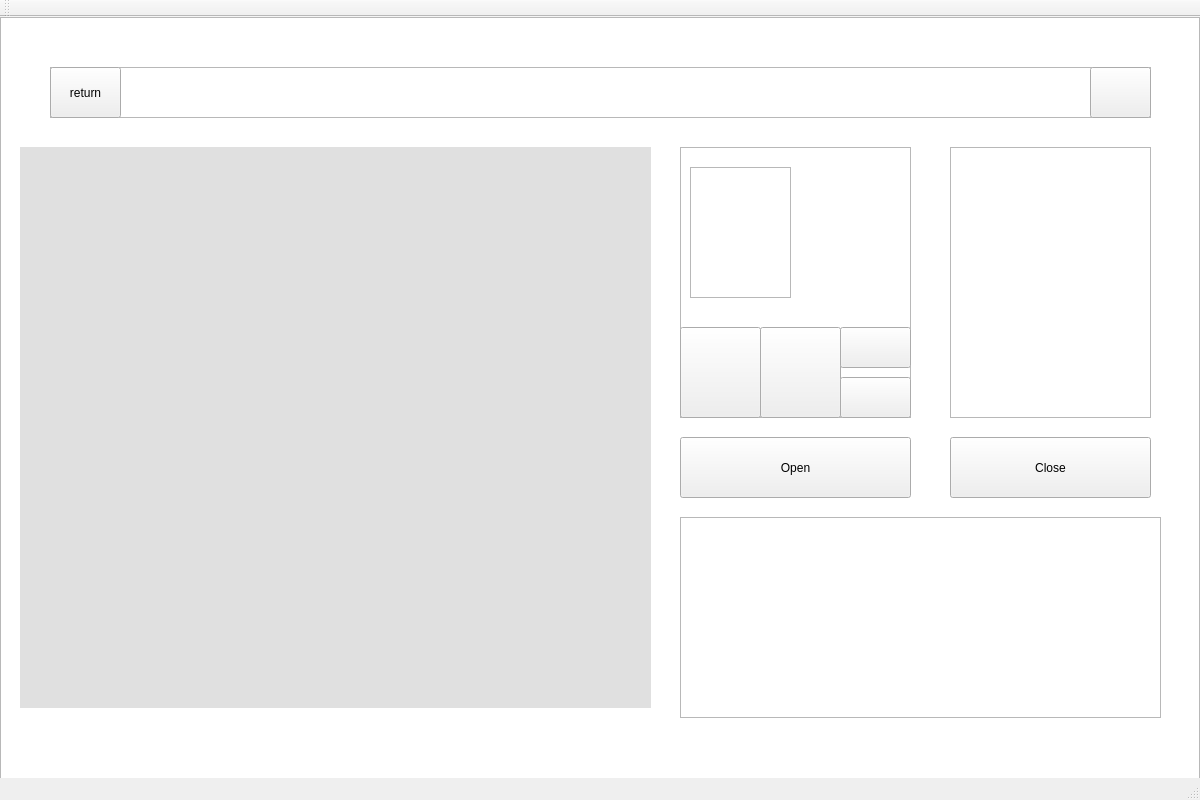
<?xml version="1.0" encoding="UTF-8"?>
<ui version="4.0">
 <class>MainWindow</class>
 <widget class="QMainWindow" name="MainWindow">
  <property name="geometry">
   <rect>
    <x>0</x>
    <y>0</y>
    <width>1200</width>
    <height>800</height>
   </rect>
  </property>
  <property name="cursor">
   <cursorShape>ArrowCursor</cursorShape>
  </property>
  <property name="mouseTracking">
   <bool>true</bool>
  </property>
  <property name="windowTitle">
   <string>MainWindow</string>
  </property>
  <property name="iconSize">
   <size>
    <width>0</width>
    <height>0</height>
   </size>
  </property>
  <property name="animated">
   <bool>false</bool>
  </property>
  <widget class="QWidget" name="centralWidget">
   <property name="enabled">
    <bool>true</bool>
   </property>
   <property name="sizePolicy">
    <sizepolicy hsizetype="Fixed" vsizetype="Fixed">
     <horstretch>0</horstretch>
     <verstretch>0</verstretch>
    </sizepolicy>
   </property>
   <property name="maximumSize">
    <size>
     <width>1920</width>
     <height>16777215</height>
    </size>
   </property>
   <property name="baseSize">
    <size>
     <width>1920</width>
     <height>1080</height>
    </size>
   </property>
   <property name="mouseTracking">
    <bool>true</bool>
   </property>
   <property name="autoFillBackground">
    <bool>true</bool>
   </property>
   <widget class="QStackedWidget" name="stackedWidget">
    <property name="enabled">
     <bool>true</bool>
    </property>
    <property name="geometry">
     <rect>
      <x>0</x>
      <y>0</y>
      <width>1200</width>
      <height>800</height>
     </rect>
    </property>
    <property name="sizePolicy">
     <sizepolicy hsizetype="Expanding" vsizetype="Expanding">
      <horstretch>0</horstretch>
      <verstretch>0</verstretch>
     </sizepolicy>
    </property>
    <property name="minimumSize">
     <size>
      <width>0</width>
      <height>0</height>
     </size>
    </property>
    <property name="mouseTracking">
     <bool>true</bool>
    </property>
    <property name="currentIndex">
     <number>0</number>
    </property>
    <widget class="QWidget" name="system_window">
     <property name="mouseTracking">
      <bool>true</bool>
     </property>
     <widget class="QGraphicsView" name="back1">
      <property name="geometry">
       <rect>
        <x>0</x>
        <y>0</y>
        <width>1200</width>
        <height>800</height>
       </rect>
      </property>
      <property name="mouseTracking">
       <bool>true</bool>
      </property>
      <property name="styleSheet">
       <string notr="true">border-image:url(:/materials/background.jpg)</string>
      </property>
     </widget>
     <widget class="QGraphicsView" name="graphicsView_5">
      <property name="geometry">
       <rect>
        <x>50</x>
        <y>50</y>
        <width>1101</width>
        <height>51</height>
       </rect>
      </property>
      <property name="styleSheet">
       <string notr="true">border-image:url(:/materials/AIR_TOP.png)</string>
      </property>
     </widget>
     <widget class="QPushButton" name="test_btn">
      <property name="geometry">
       <rect>
        <x>50</x>
        <y>50</y>
        <width>71</width>
        <height>51</height>
       </rect>
      </property>
      <property name="text">
       <string>return</string>
      </property>
     </widget>
     <widget class="QGraphicsView" name="graphicsView_6">
      <property name="geometry">
       <rect>
        <x>950</x>
        <y>130</y>
        <width>201</width>
        <height>271</height>
       </rect>
      </property>
      <property name="styleSheet">
       <string notr="true">border-image:url(:/materials/AIR-CONDITION PHOTO.png)</string>
      </property>
     </widget>
     <widget class="QGraphicsView" name="graphicsView_7">
      <property name="geometry">
       <rect>
        <x>680</x>
        <y>130</y>
        <width>231</width>
        <height>271</height>
       </rect>
      </property>
      <property name="styleSheet">
       <string notr="true">border-image:url(:/materials/mood-empty.png)</string>
      </property>
     </widget>
     <widget class="QStackedWidget" name="stackedWidget_2">
      <property name="geometry">
       <rect>
        <x>690</x>
        <y>150</y>
        <width>101</width>
        <height>131</height>
       </rect>
      </property>
      <property name="currentIndex">
       <number>0</number>
      </property>
      <widget class="QWidget" name="cool_page">
       <widget class="QGraphicsView" name="graphicsView_8">
        <property name="geometry">
         <rect>
          <x>0</x>
          <y>0</y>
          <width>101</width>
          <height>131</height>
         </rect>
        </property>
        <property name="styleSheet">
         <string notr="true">border-image:url(:/materials/MOOD_COLD.png)</string>
        </property>
       </widget>
      </widget>
      <widget class="QWidget" name="warm_page">
       <widget class="QGraphicsView" name="graphicsView_9">
        <property name="geometry">
         <rect>
          <x>0</x>
          <y>0</y>
          <width>111</width>
          <height>141</height>
         </rect>
        </property>
        <property name="styleSheet">
         <string notr="true">border-image:url(:/materials/MOOD_HOT.png)</string>
        </property>
       </widget>
      </widget>
     </widget>
     <widget class="QPushButton" name="add_rate_button">
      <property name="geometry">
       <rect>
        <x>840</x>
        <y>310</y>
        <width>71</width>
        <height>41</height>
       </rect>
      </property>
      <property name="styleSheet">
       <string notr="true">border-image:url(:/materials/up_btn.png)</string>
      </property>
      <property name="text">
       <string/>
      </property>
     </widget>
     <widget class="QPushButton" name="cool_button">
      <property name="geometry">
       <rect>
        <x>680</x>
        <y>310</y>
        <width>81</width>
        <height>91</height>
       </rect>
      </property>
      <property name="styleSheet">
       <string notr="true">border-image:url(:/materials/cool_btn.png)</string>
      </property>
      <property name="text">
       <string/>
      </property>
     </widget>
     <widget class="QLabel" name="rate_label">
      <property name="geometry">
       <rect>
        <x>800</x>
        <y>160</y>
        <width>91</width>
        <height>121</height>
       </rect>
      </property>
      <property name="font">
       <font>
        <family>华文新魏</family>
        <pointsize>40</pointsize>
        <weight>9</weight>
        <italic>false</italic>
        <bold>false</bold>
       </font>
      </property>
      <property name="styleSheet">
       <string notr="true">font: 75 40pt &quot;华文新魏&quot;;</string>
      </property>
      <property name="text">
       <string/>
      </property>
     </widget>
     <widget class="QPushButton" name="pushButton_2">
      <property name="geometry">
       <rect>
        <x>840</x>
        <y>360</y>
        <width>71</width>
        <height>41</height>
       </rect>
      </property>
      <property name="styleSheet">
       <string notr="true">border-image:url(:/materials/down_btn.png)</string>
      </property>
      <property name="text">
       <string/>
      </property>
     </widget>
     <widget class="QPushButton" name="warm_button">
      <property name="geometry">
       <rect>
        <x>760</x>
        <y>310</y>
        <width>81</width>
        <height>91</height>
       </rect>
      </property>
      <property name="styleSheet">
       <string notr="true">border-image:url(:/materials/warm_btn.png)</string>
      </property>
      <property name="text">
       <string/>
      </property>
     </widget>
     <widget class="QStackedWidget" name="stackedWidget_3">
      <property name="geometry">
       <rect>
        <x>0</x>
        <y>0</y>
        <width>1200</width>
        <height>800</height>
       </rect>
      </property>
      <widget class="QWidget" name="page_6"/>
      <widget class="QWidget" name="page_7"/>
     </widget>
     <widget class="QPushButton" name="AC_on">
      <property name="geometry">
       <rect>
        <x>680</x>
        <y>420</y>
        <width>231</width>
        <height>61</height>
       </rect>
      </property>
      <property name="mouseTracking">
       <bool>true</bool>
      </property>
      <property name="styleSheet">
       <string notr="true">QPushButton{
background-color:rgb(52,104,175);
color: white;   
border-radius: 10px;  
border: 2px groove gray;
border-style: outset;
	font: 75 25pt &quot;Arial&quot;;
}

QPushButton:hover{
background-color:rgb(144,144,255);
color: rgb(150, 150, 150);}
QPushButton:pressed{
background-color:rgb(226, 226, 226);
 border-style: inset; };</string>
      </property>
      <property name="text">
       <string>Open</string>
      </property>
     </widget>
     <widget class="QPushButton" name="AC_off">
      <property name="geometry">
       <rect>
        <x>950</x>
        <y>420</y>
        <width>201</width>
        <height>61</height>
       </rect>
      </property>
      <property name="styleSheet">
       <string notr="true">QPushButton{
background-color:rgb(255, 101, 111);
color: white;   
border-radius: 10px;  
border: 2px groove gray;
border-style: outset;
font: 75 25pt &quot;Arial&quot;;
}

QPushButton:hover{
background-color:rgb(207, 82, 90);
color: rgb(150, 150, 150);}
QPushButton:pressed{
background-color:rgb(226, 226, 226);
 border-style: inset; };</string>
      </property>
      <property name="text">
       <string>Close</string>
      </property>
     </widget>
     <widget class="QPushButton" name="current_info">
      <property name="geometry">
       <rect>
        <x>1090</x>
        <y>50</y>
        <width>61</width>
        <height>51</height>
       </rect>
      </property>
      <property name="styleSheet">
       <string notr="true"/>
      </property>
      <property name="text">
       <string/>
      </property>
      <property name="checkable">
       <bool>true</bool>
      </property>
     </widget>
     <widget class="QLabel" name="warning">
      <property name="geometry">
       <rect>
        <x>20</x>
        <y>130</y>
        <width>631</width>
        <height>561</height>
       </rect>
      </property>
      <property name="styleSheet">
       <string notr="true">background:rgb(224, 224, 224);</string>
      </property>
      <property name="text">
       <string/>
      </property>
     </widget>
     <widget class="QTableWidget" name="room_view_2">
      <property name="geometry">
       <rect>
        <x>20</x>
        <y>130</y>
        <width>631</width>
        <height>561</height>
       </rect>
      </property>
      <property name="autoFillBackground">
       <bool>false</bool>
      </property>
      <property name="styleSheet">
       <string notr="true">QtableWidget
{
color: black;     
background-color: black;
alternate-background-color: rgb(237,235,235);
selection-color: rgb(52,104,75);
selection-background-color: rgb(52,104,75);
}
QScrollBar:vertical
{
background:#FFFFFF;
padding-top:20px;
padding-bottom:20px;
padding-left:3px; 
padding-right:3px;
border-left:1px solid #d7d7d7;}

QScrollBar::handle:vertical
{
background:#dbdbdb;
border-radius:6px;
min-height:80px;}

QScrollBar::handle:vertical:hover
{
background:#d0d0d0;
}

QScrollBar::add-line:vertical
{
background:url(:/images/resource/images/checkout/down.png) center no-repeat;
}
QScrollBar::sub-line:vertical
{  
background:url(:/images/resource/images/checkout/up.png) center no-repeat;
}



</string>
      </property>
      <attribute name="horizontalHeaderVisible">
       <bool>false</bool>
      </attribute>
      <attribute name="horizontalHeaderCascadingSectionResizes">
       <bool>false</bool>
      </attribute>
      <attribute name="horizontalHeaderDefaultSectionSize">
       <number>122</number>
      </attribute>
      <attribute name="horizontalHeaderMinimumSectionSize">
       <number>30</number>
      </attribute>
      <attribute name="horizontalHeaderShowSortIndicator" stdset="0">
       <bool>true</bool>
      </attribute>
      <attribute name="verticalHeaderVisible">
       <bool>false</bool>
      </attribute>
      <attribute name="verticalHeaderDefaultSectionSize">
       <number>40</number>
      </attribute>
      <attribute name="verticalHeaderMinimumSectionSize">
       <number>30</number>
      </attribute>
      <attribute name="verticalHeaderShowSortIndicator" stdset="0">
       <bool>false</bool>
      </attribute>
      <attribute name="verticalHeaderStretchLastSection">
       <bool>false</bool>
      </attribute>
      <column>
       <property name="text">
        <string>Room</string>
       </property>
       <property name="background">
        <color>
         <red>52</red>
         <green>104</green>
         <blue>175</blue>
        </color>
       </property>
      </column>
      <column>
       <property name="text">
        <string>Temperature</string>
       </property>
      </column>
      <column>
       <property name="text">
        <string>Energy</string>
       </property>
      </column>
      <column>
       <property name="text">
        <string>Money</string>
       </property>
      </column>
      <column>
       <property name="text">
        <string>Speed</string>
       </property>
      </column>
     </widget>
     <widget class="QGraphicsView" name="graphicsView_10">
      <property name="geometry">
       <rect>
        <x>680</x>
        <y>500</y>
        <width>481</width>
        <height>201</height>
       </rect>
      </property>
      <property name="styleSheet">
       <string notr="true">border-image:url(:/materials/message.png)</string>
      </property>
     </widget>
     <zorder>back1</zorder>
     <zorder>stackedWidget_3</zorder>
     <zorder>graphicsView_5</zorder>
     <zorder>test_btn</zorder>
     <zorder>graphicsView_6</zorder>
     <zorder>graphicsView_7</zorder>
     <zorder>cool_button</zorder>
     <zorder>rate_label</zorder>
     <zorder>stackedWidget_2</zorder>
     <zorder>warm_button</zorder>
     <zorder>pushButton_2</zorder>
     <zorder>add_rate_button</zorder>
     <zorder>AC_on</zorder>
     <zorder>AC_off</zorder>
     <zorder>current_info</zorder>
     <zorder>room_view_2</zorder>
     <zorder>warning</zorder>
     <zorder>graphicsView_10</zorder>
    </widget>
    <widget class="QWidget" name="hotel_window">
     <property name="enabled">
      <bool>true</bool>
     </property>
     <property name="mouseTracking">
      <bool>true</bool>
     </property>
     <widget class="QGraphicsView" name="back2">
      <property name="enabled">
       <bool>true</bool>
      </property>
      <property name="geometry">
       <rect>
        <x>0</x>
        <y>0</y>
        <width>1200</width>
        <height>800</height>
       </rect>
      </property>
      <property name="sizePolicy">
       <sizepolicy hsizetype="Fixed" vsizetype="Fixed">
        <horstretch>0</horstretch>
        <verstretch>0</verstretch>
       </sizepolicy>
      </property>
      <property name="minimumSize">
       <size>
        <width>1200</width>
        <height>800</height>
       </size>
      </property>
      <property name="styleSheet">
       <string notr="true">border-image:url(:/materials/background.jpg)</string>
      </property>
     </widget>
     <widget class="QPushButton" name="print_bill">
      <property name="geometry">
       <rect>
        <x>880</x>
        <y>460</y>
        <width>221</width>
        <height>51</height>
       </rect>
      </property>
      <property name="styleSheet">
       <string notr="true">border-image:url(:/materials/print bill button.png)</string>
      </property>
      <property name="text">
       <string/>
      </property>
      <property name="checkable">
       <bool>true</bool>
      </property>
     </widget>
     <widget class="QGraphicsView" name="graphicsView">
      <property name="geometry">
       <rect>
        <x>40</x>
        <y>90</y>
        <width>1101</width>
        <height>51</height>
       </rect>
      </property>
      <property name="styleSheet">
       <string notr="true">border-image:url(:/materials/menu.png)</string>
      </property>
     </widget>
     <widget class="QGraphicsView" name="graphicsView_3">
      <property name="geometry">
       <rect>
        <x>350</x>
        <y>450</y>
        <width>501</width>
        <height>291</height>
       </rect>
      </property>
      <property name="styleSheet">
       <string notr="true">border-image:url(:/materials/list menu.png)</string>
      </property>
     </widget>
     <widget class="QGraphicsView" name="room_num1">
      <property name="geometry">
       <rect>
        <x>880</x>
        <y>530</y>
        <width>181</width>
        <height>51</height>
       </rect>
      </property>
      <property name="styleSheet">
       <string notr="true">border-image:url(:/materials/intput box.png)</string>
      </property>
     </widget>
     <widget class="QGraphicsView" name="usr_id1">
      <property name="geometry">
       <rect>
        <x>880</x>
        <y>590</y>
        <width>181</width>
        <height>51</height>
       </rect>
      </property>
      <property name="styleSheet">
       <string notr="true">border-image:url(:/materials/intput box2.png)</string>
      </property>
     </widget>
     <widget class="QGraphicsView" name="graphicsView_4">
      <property name="geometry">
       <rect>
        <x>880</x>
        <y>160</y>
        <width>221</width>
        <height>281</height>
       </rect>
      </property>
      <property name="styleSheet">
       <string notr="true">border-image:url(:/materials/chart.png)</string>
      </property>
     </widget>
     <widget class="QGraphicsView" name="usr_id2">
      <property name="geometry">
       <rect>
        <x>70</x>
        <y>540</y>
        <width>211</width>
        <height>51</height>
       </rect>
      </property>
      <property name="styleSheet">
       <string notr="true">border-image:url(:/materials/intput box2.png)</string>
      </property>
     </widget>
     <widget class="QGraphicsView" name="room_num2">
      <property name="geometry">
       <rect>
        <x>70</x>
        <y>480</y>
        <width>211</width>
        <height>51</height>
       </rect>
      </property>
      <property name="styleSheet">
       <string notr="true">border-image:url(:/materials/input_3.png)</string>
      </property>
     </widget>
     <widget class="QLineEdit" name="room_line1">
      <property name="geometry">
       <rect>
        <x>890</x>
        <y>540</y>
        <width>161</width>
        <height>31</height>
       </rect>
      </property>
      <property name="styleSheet">
       <string notr="true">background-color:rgb(255,255,250);
color: black;   
border-radius: 10px;  
border: 0px groove black;
border-style: outset;
font: 75 12pt &quot;华文新魏&quot;</string>
      </property>
      <property name="text">
       <string/>
      </property>
      <property name="placeholderText">
       <string>Room</string>
      </property>
     </widget>
     <widget class="QLineEdit" name="user_line1">
      <property name="geometry">
       <rect>
        <x>890</x>
        <y>600</y>
        <width>161</width>
        <height>31</height>
       </rect>
      </property>
      <property name="styleSheet">
       <string notr="true">background-color:rgb(255,255,250);
color: black;   
border-radius: 10px;  
border: 0px groove black;
border-style: outset;
font: 75 12pt &quot;华文新魏&quot;</string>
      </property>
      <property name="text">
       <string/>
      </property>
      <property name="placeholderText">
       <string>User</string>
      </property>
     </widget>
     <widget class="QLineEdit" name="user_line2">
      <property name="geometry">
       <rect>
        <x>80</x>
        <y>550</y>
        <width>191</width>
        <height>31</height>
       </rect>
      </property>
      <property name="styleSheet">
       <string notr="true">background-color:rgb(255,255,250);
color: black;   
border-radius: 10px;  
border: 0px groove black;
border-style: outset;
font: 75 12pt &quot;华文新魏&quot;</string>
      </property>
      <property name="text">
       <string/>
      </property>
      <property name="placeholderText">
       <string>User ID</string>
      </property>
     </widget>
     <widget class="QLineEdit" name="room_line1_2">
      <property name="geometry">
       <rect>
        <x>80</x>
        <y>490</y>
        <width>191</width>
        <height>31</height>
       </rect>
      </property>
      <property name="styleSheet">
       <string notr="true">background-color:rgb(255,255,250);
color: black;   
border-radius: 10px;  
border: 0px groove black;
border-style: outset;
font: 75 12pt &quot;华文新魏&quot;</string>
      </property>
      <property name="text">
       <string/>
      </property>
      <property name="placeholderText">
       <string>Room ID</string>
      </property>
     </widget>
     <widget class="QPushButton" name="pushButton">
      <property name="geometry">
       <rect>
        <x>760</x>
        <y>450</y>
        <width>91</width>
        <height>71</height>
       </rect>
      </property>
      <property name="styleSheet">
       <string notr="true">border-image:url(:/materials/arrow_1.png)</string>
      </property>
      <property name="text">
       <string/>
      </property>
      <property name="checkable">
       <bool>true</bool>
      </property>
     </widget>
     <widget class="QPushButton" name="account_week">
      <property name="geometry">
       <rect>
        <x>760</x>
        <y>520</y>
        <width>91</width>
        <height>71</height>
       </rect>
      </property>
      <property name="styleSheet">
       <string notr="true">border-image:url(:/materials/arrow_2.png)</string>
      </property>
      <property name="text">
       <string/>
      </property>
      <property name="checkable">
       <bool>true</bool>
      </property>
     </widget>
     <widget class="QPushButton" name="account_year">
      <property name="geometry">
       <rect>
        <x>760</x>
        <y>670</y>
        <width>91</width>
        <height>71</height>
       </rect>
      </property>
      <property name="styleSheet">
       <string notr="true">border-image:url(:/materials/heart.png)</string>
      </property>
      <property name="text">
       <string/>
      </property>
      <property name="checkable">
       <bool>true</bool>
      </property>
     </widget>
     <widget class="QPushButton" name="account_month">
      <property name="geometry">
       <rect>
        <x>760</x>
        <y>600</y>
        <width>91</width>
        <height>71</height>
       </rect>
      </property>
      <property name="styleSheet">
       <string notr="true">border-image:url(:/materials/arrow_3.png)</string>
      </property>
      <property name="text">
       <string/>
      </property>
      <property name="checkable">
       <bool>true</bool>
      </property>
     </widget>
     <widget class="QStackedWidget" name="account_page">
      <property name="geometry">
       <rect>
        <x>350</x>
        <y>150</y>
        <width>491</width>
        <height>281</height>
       </rect>
      </property>
      <widget class="QWidget" name="page">
       <widget class="QGraphicsView" name="view1">
        <property name="geometry">
         <rect>
          <x>40</x>
          <y>10</y>
          <width>415</width>
          <height>255</height>
         </rect>
        </property>
        <property name="styleSheet">
         <string notr="true">border-image:url(:/materials/view.png)</string>
        </property>
       </widget>
       <widget class="QGraphicsView" name="view2">
        <property name="geometry">
         <rect>
          <x>40</x>
          <y>10</y>
          <width>415</width>
          <height>255</height>
         </rect>
        </property>
        <property name="styleSheet">
         <string notr="true">border-image:url(:/materials/view4.png)</string>
        </property>
       </widget>
       <widget class="QGraphicsView" name="view3">
        <property name="geometry">
         <rect>
          <x>40</x>
          <y>10</y>
          <width>415</width>
          <height>255</height>
         </rect>
        </property>
        <property name="styleSheet">
         <string notr="true">border-image:url(:/materials/view2.png)</string>
        </property>
       </widget>
       <widget class="QGraphicsView" name="view4">
        <property name="geometry">
         <rect>
          <x>40</x>
          <y>10</y>
          <width>415</width>
          <height>255</height>
         </rect>
        </property>
        <property name="styleSheet">
         <string notr="true">border-image:url(:/materials/view3.png)</string>
        </property>
       </widget>
       <widget class="QGraphicsView" name="view5">
        <property name="geometry">
         <rect>
          <x>40</x>
          <y>10</y>
          <width>415</width>
          <height>255</height>
         </rect>
        </property>
        <property name="styleSheet">
         <string notr="true">border-image:url(:/materials/view5.png)</string>
        </property>
       </widget>
      </widget>
      <widget class="QWidget" name="page_2">
       <widget class="QCalendarWidget" name="calendar1">
        <property name="geometry">
         <rect>
          <x>50</x>
          <y>10</y>
          <width>401</width>
          <height>261</height>
         </rect>
        </property>
        <property name="styleSheet">
         <string notr="true">background-color: ;
 
font:  12pt simHei;</string>
        </property>
       </widget>
      </widget>
      <widget class="QWidget" name="page_3">
       <widget class="QCalendarWidget" name="calendar2">
        <property name="geometry">
         <rect>
          <x>50</x>
          <y>10</y>
          <width>401</width>
          <height>261</height>
         </rect>
        </property>
        <property name="styleSheet">
         <string notr="true">background-color:  ;
color:  #9ea5a9;  
font:  9pt simHei;</string>
        </property>
       </widget>
      </widget>
      <widget class="QWidget" name="page_4">
       <widget class="QCalendarWidget" name="calendar3">
        <property name="geometry">
         <rect>
          <x>50</x>
          <y>10</y>
          <width>401</width>
          <height>261</height>
         </rect>
        </property>
        <property name="styleSheet">
         <string notr="true">background-color:  ;
color:  #9ea5a9;  
font:  9pt simHei;</string>
        </property>
       </widget>
      </widget>
      <widget class="QWidget" name="page_5">
       <widget class="QCalendarWidget" name="calendar4">
        <property name="geometry">
         <rect>
          <x>50</x>
          <y>10</y>
          <width>401</width>
          <height>261</height>
         </rect>
        </property>
        <property name="styleSheet">
         <string notr="true">background-color:  ;
color:  #9ea5a9;  
font:  9pt simHei;</string>
        </property>
       </widget>
      </widget>
     </widget>
     <widget class="QLabel" name="day_label">
      <property name="geometry">
       <rect>
        <x>910</x>
        <y>320</y>
        <width>161</width>
        <height>41</height>
       </rect>
      </property>
      <property name="styleSheet">
       <string notr="true">color: black;
font: 75 12pt &quot;华文新魏&quot;;
position: middle;
</string>
      </property>
      <property name="text">
       <string/>
      </property>
     </widget>
     <widget class="QStackedWidget" name="move_test_2">
      <property name="geometry">
       <rect>
        <x>0</x>
        <y>0</y>
        <width>1200</width>
        <height>800</height>
       </rect>
      </property>
      <widget class="QWidget" name="page_10"/>
      <widget class="QWidget" name="page_11"/>
     </widget>
     <widget class="QPushButton" name="exit_h">
      <property name="geometry">
       <rect>
        <x>40</x>
        <y>90</y>
        <width>61</width>
        <height>51</height>
       </rect>
      </property>
      <property name="styleSheet">
       <string notr="true">border-image:url(:/materials/home_btn.png)</string>
      </property>
      <property name="text">
       <string/>
      </property>
     </widget>
     <widget class="QGraphicsView" name="graphicsView_15">
      <property name="geometry">
       <rect>
        <x>40</x>
        <y>10</y>
        <width>331</width>
        <height>71</height>
       </rect>
      </property>
      <property name="styleSheet">
       <string notr="true">border-image:url(:/materials/logo.png)</string>
      </property>
     </widget>
     <widget class="QPushButton" name="register_btn">
      <property name="geometry">
       <rect>
        <x>90</x>
        <y>610</y>
        <width>191</width>
        <height>51</height>
       </rect>
      </property>
      <property name="styleSheet">
       <string notr="true">border-image:url(:/materials/green button.png)</string>
      </property>
      <property name="text">
       <string/>
      </property>
     </widget>
     <widget class="QGraphicsView" name="graphicsView_2">
      <property name="geometry">
       <rect>
        <x>70</x>
        <y>170</y>
        <width>211</width>
        <height>281</height>
       </rect>
      </property>
      <property name="styleSheet">
       <string notr="true">border-image:url(:/materials/photo.png)</string>
      </property>
     </widget>
     <widget class="QLabel" name="label_flag">
      <property name="geometry">
       <rect>
        <x>910</x>
        <y>170</y>
        <width>181</width>
        <height>131</height>
       </rect>
      </property>
      <property name="styleSheet">
       <string notr="true">font: 75 50pt &quot;华文新魏&quot;;
position: middle;
color:white;</string>
      </property>
      <property name="text">
       <string>? ? ?</string>
      </property>
     </widget>
     <zorder>back2</zorder>
     <zorder>move_test_2</zorder>
     <zorder>graphicsView</zorder>
     <zorder>graphicsView_3</zorder>
     <zorder>graphicsView_4</zorder>
     <zorder>usr_id2</zorder>
     <zorder>room_num2</zorder>
     <zorder>user_line2</zorder>
     <zorder>room_line1_2</zorder>
     <zorder>pushButton</zorder>
     <zorder>account_week</zorder>
     <zorder>account_year</zorder>
     <zorder>account_month</zorder>
     <zorder>account_page</zorder>
     <zorder>exit_h</zorder>
     <zorder>graphicsView_15</zorder>
     <zorder>register_btn</zorder>
     <zorder>graphicsView_2</zorder>
     <zorder>print_bill</zorder>
     <zorder>room_num1</zorder>
     <zorder>usr_id1</zorder>
     <zorder>user_line1</zorder>
     <zorder>room_line1</zorder>
     <zorder>day_label</zorder>
     <zorder>label_flag</zorder>
    </widget>
   </widget>
  </widget>
  <widget class="QMenuBar" name="menuBar">
   <property name="geometry">
    <rect>
     <x>0</x>
     <y>0</y>
     <width>1200</width>
     <height>26</height>
    </rect>
   </property>
  </widget>
  <widget class="QToolBar" name="mainToolBar">
   <attribute name="toolBarArea">
    <enum>TopToolBarArea</enum>
   </attribute>
   <attribute name="toolBarBreak">
    <bool>false</bool>
   </attribute>
  </widget>
  <widget class="QStatusBar" name="statusBar"/>
 </widget>
 <layoutdefault spacing="6" margin="11"/>
 <resources/>
 <connections/>
</ui>
